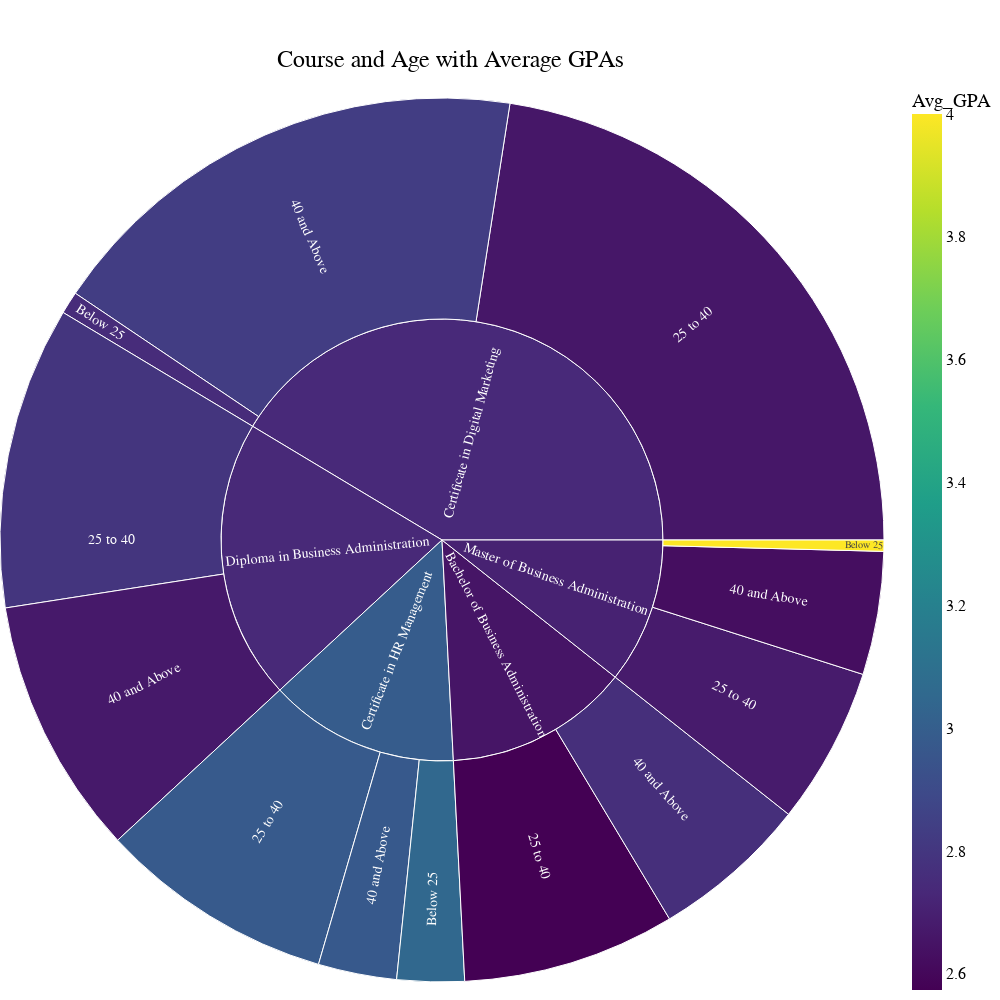

Source (notebook cell):
### Markdown cell above
# Plotly Sunburst

### Code cell
import pandas as pd
import numpy as np
import plotly.express as px

# Drop rows with missing values in the relevant columns
df.dropna(subset=['COURSE', 'Age Group', 'GPA'], inplace=True)

# Filter data to include only the top 5 courses by student count
top_courses = df['COURSE'].value_counts().nlargest(5).index
df_filtered = df[df['COURSE'].isin(top_courses)]

# Add a Count column for aggregation
df_filtered['Count'] = 1

# Group by course and age group and calculate average GPA and count
df_grouped = df_filtered.groupby(['COURSE', 'Age Group']).agg(
    Count=('Count', 'sum'),
    Avg_GPA=('GPA', 'mean')
).reset_index()

# Calculate average GPA for each course
course_gpa = df_filtered.groupby('COURSE')['GPA'].mean().reset_index(name='GPA_course')

# Merge the average GPAs into the grouped dataframe
df_grouped = df_grouped.merge(course_gpa, on='COURSE')

# Remove any rows where Count is 0
df_grouped = df_grouped[df_grouped['Count'] > 0]

# Create the sunburst plot with a custom color scheme
fig = px.sunburst(df_grouped, path=['COURSE', 'Age Group'], values='Count',
                  color='Avg_GPA', 
                  color_continuous_scale='Viridis',
                  hover_data={
                      'Avg_GPA': ':.2f',
                      'GPA_course': ':.2f'
                  })

# Update traces for better visibility
fig.update_traces(
    hovertemplate='<b>%{label}</b><br>' +
                  'Count: %{value}<br>' +
                  'Course GPA: %{customdata[1]:.2f}<br>' +
                  'Age Group GPA: %{customdata[0]:.2f}',
    insidetextorientation='radial',
    textfont=dict(size=14)
)

# Update layout for better aesthetics and readability
fig.update_layout(
    title={
        'text': 'Course and Age with Average GPAs',
        'y':0.95,
        'x':0.45,
        'xanchor': 'center',
        'yanchor': 'top'
    },
    title_font=dict(size=24, family='Arial, sans-serif', color='black'),
    font=dict(family='Arial, sans-serif', size=16, color='black'),
    margin=dict(t=80, l=0, r=0, b=0),
    paper_bgcolor='white',
    plot_bgcolor='white',
    width=1000,  # Increase width
    height=1000  # Increase height
)
# Show the plot
fig.show()

### Figure 1 — Plotly figure (JSON) as saved in the notebook; plotly's stock layout.template omitted (floating-point values rounded to 4 significant figures)
{"data": [{"branchvalues": "total", "customdata": [[2.574, 2.655], [2.664, 2.739], [2.976, 2.988], [2.793, 2.736], [2.679, 2.708], [2.764, 2.655], [2.832, 2.739], [2.971, 2.988], [2.67, 2.736], [2.627, 2.708], [2.75, 2.739], [3.05, 2.988], [4, 2.708], [2.655, 2.655], [2.739, 2.739], [2.988, 2.988], [2.736, 2.736], [2.708, 2.708]], "domain": {"x": [0, 1], "y": [0, 1]}, "hovertemplate": "<b>%{label}</b><br>Count: %{value}<br>Course GPA: %{customdata[1]:.2f}<br>Age Group GPA: %{customdata[0]:.2f}", "ids": ["Bachelor of Business Administration/25 to 40", "Certificate in Digital Marketing/25 to 40", "Certificate in HR Management/25 to 40", "Diploma in Business Administration/25 to 40", "Master of Business Administration/25 to 40", "Bachelor of Business Administration/40 and Above", "Certificate in Digital Marketing/40 and Above", "Certificate in HR Management/40 and Above", "Diploma in Business Administration/40 and Above", "Master of Business Administration/40 and Above", "Certificate in Digital Marketing/Below 25", "Certificate in HR Management/Below 25", "Master of Business Administration/Below 25", "Bachelor of Business Administration", "Certificate in Digital Marketing", "Certificate in HR Management", "Diploma in Business Administration", "Master of Business Administration"], "insidetextorientation": "radial", "labels": ["25 to 40", "25 to 40", "25 to 40", "25 to 40", "25 to 40", "40 and Above", "40 and Above", "40 and Above", "40 and Above", "40 and Above", "Below 25", "Below 25", "Below 25", "Bachelor of Business Administration", "Certificate in Digital Marketing", "Certificate in HR Management", "Diploma in Business Administration", "Master of Business Administration"], "marker": {"coloraxis": "coloraxis", "colors": [2.574, 2.664, 2.976, 2.793, 2.679, 2.764, 2.832, 2.971, 2.67, 2.627, 2.75, 3.05, 4, 2.655, 2.739, 2.988, 2.736, 2.708]}, "name": "", "parents": ["Bachelor of Business Administration", "Certificate in Digital Marketing", "Certificate in HR Management", "Diploma in Business Administration", "Master of Business Administration", "Bachelor of Business Administration", "Certificate in Digital Marketing", "Certificate in HR Management", "Diploma in Business Administration", "Master of Business Administration", "Certificate in Digital Marketing", "Certificate in HR Management", "Master of Business Administration", "", "", "", "", ""], "textfont": {"size": 14}, "type": "sunburst", "values": [19, 55, 21, 27, 14, 14, 44, 7, 23, 11, 2, 6, 1, 33, 101, 34, 50, 26]}], "layout": {"coloraxis": {"colorbar": {"title": {"text": "Avg_GPA"}}, "colorscale": [[0, "#440154"], [0.1111, "#482878"], [0.2222, "#3e4989"], [0.3333, "#31688e"], [0.4444, "#26828e"], [0.5556, "#1f9e89"], [0.6667, "#35b779"], [0.7778, "#6ece58"], [0.8889, "#b5de2b"], [1, "#fde725"]]}, "font": {"color": "black", "family": "Arial, sans-serif", "size": 16}, "height": 1000, "legend": {"tracegroupgap": 0}, "margin": {"b": 0, "l": 0, "r": 0, "t": 80}, "paper_bgcolor": "white", "plot_bgcolor": "white", "title": {"font": {"color": "black", "family": "Arial, sans-serif", "size": 24}, "text": "Course and Age with Average GPAs", "x": 0.45, "xanchor": "center", "y": 0.95, "yanchor": "top"}, "width": 1000}}
